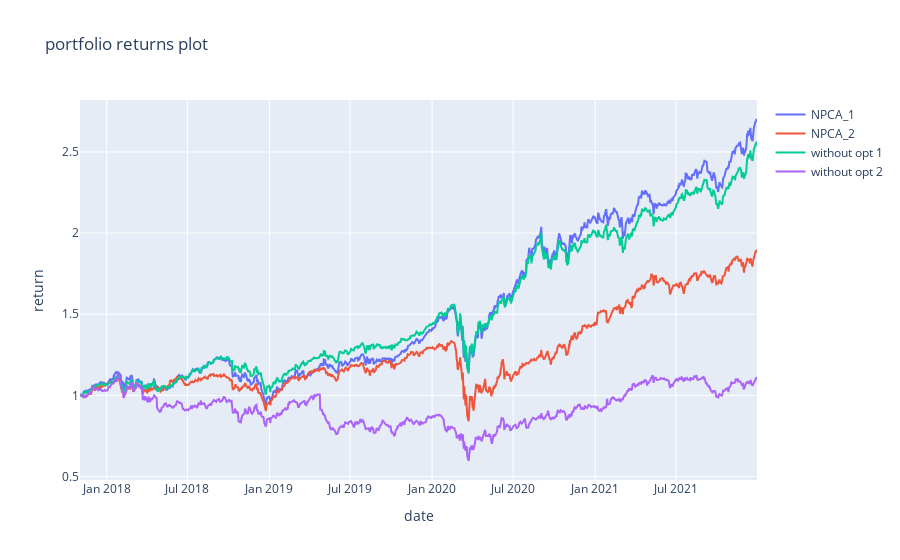

This figure's notebook cell:
### Code cell
portfolio_returns = [npca_1_portfolio_return, npca_2_portfolio_return, basic_1_portfolio_return, basic_2_portfolio_return]
names = ['NPCA_1', 'NPCA_2', 'without opt 1', 'without opt 2']
plot_returns(names, portfolio_returns, 'portfolio returns plot')

### Figure 1 — Plotly figure (JSON) as saved in the notebook; plotly's stock layout.template omitted (floating-point values rounded to 4 significant figures; data arrays with more than 128 entries replaced by an {"elided": "..."} marker saying what was removed)
{"data": [{"name": "NPCA_1", "type": "scatter", "x": {"elided": "1047 str values"}, "y": {"elided": "1047 float values"}}, {"name": "NPCA_2", "type": "scatter", "x": {"elided": "1047 str values"}, "y": {"elided": "1047 float values"}}, {"name": "without opt 1", "type": "scatter", "x": {"elided": "1047 str values"}, "y": {"elided": "1047 float values"}}, {"name": "without opt 2", "type": "scatter", "x": {"elided": "1047 str values"}, "y": {"elided": "1047 float values"}}], "layout": {"title": {"text": "portfolio returns plot"}, "xaxis": {"title": {"text": "date"}}, "yaxis": {"title": {"text": "return"}}}}
